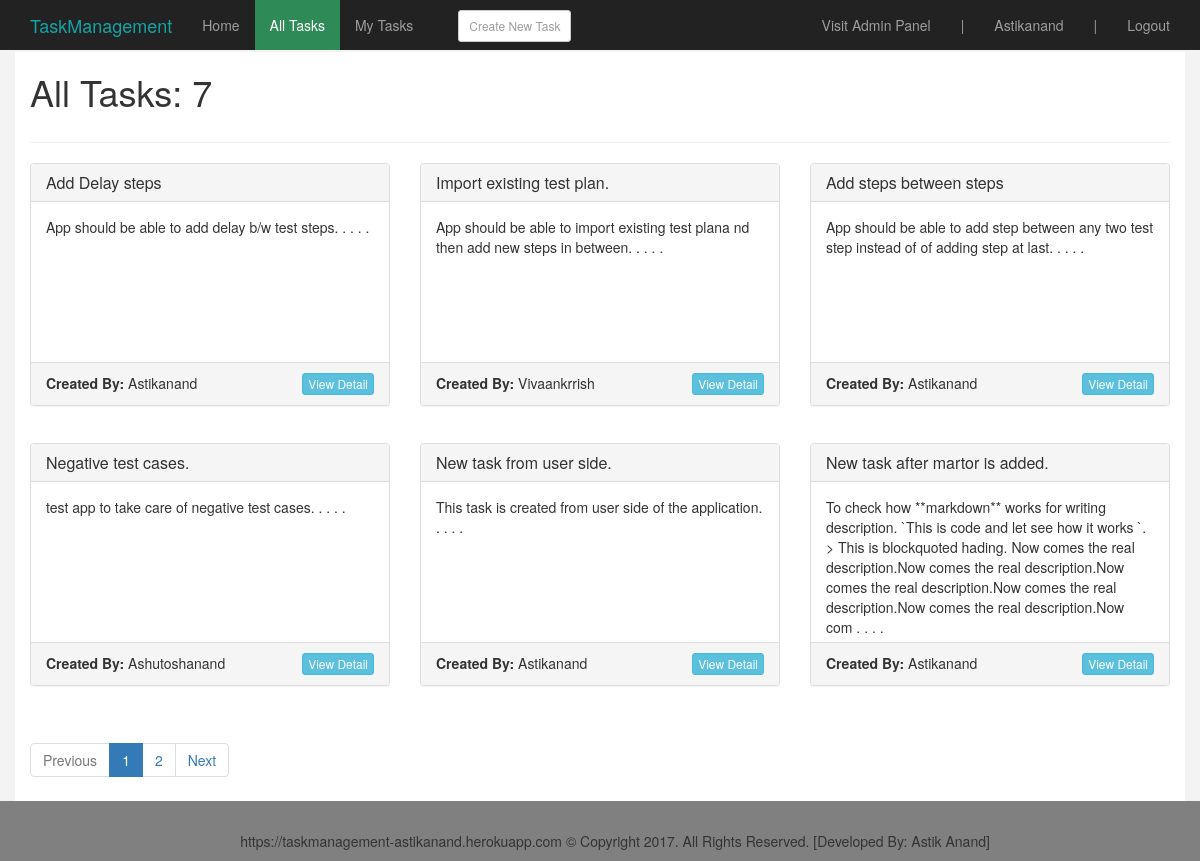
The page /task/all-tasks/ (signed in) on the database its author committed.
### task/models.py (models this page shows)
class Task(models.Model):
    name = models.CharField(max_length=100)
    description = models.TextField()
    user = models.ForeignKey(User, on_delete=models.CASCADE, default=1)
    dateCreated = models.DateTimeField('date created', auto_now_add=True)
    dateUpdated = models.DateTimeField('date updated', auto_now=True)

### task/views.py (the view)
class TaskIndexView(ListView):
    model = Task
    context_object_name = 'questions'
    template_name = 'task/tasks.html'
    def get_context_data(self, *args, **kwargs):
        context = super(TaskIndexView, self).get_context_data(*args, **kwargs)
        task_list = Task.objects.all()
        paginator = Paginator(task_list, 6)
        page = self.request.GET.get('page')
        try:
            tasks = paginator.page(page)
        except PageNotAnInteger:
            tasks = paginator.page(1)
        except EmptyPage:
            tasks = paginator.page(paginator.num_pages)
        context['allTaskTabActive'] = True
        context['tasks'] = tasks
        context['total'] = task_list.count()
        return context

### task/templates/task/tasks.html (shortened to what this page needs)
{% extends 'main/base.html' %}
{% load humanize %}
{% block content %}
<h1 style="margin-bottom:30px;">{% if myTaskTabActive %} My {% else %} All {% endif %} Tasks: {{total}}</h1><hr>
<div class="row">
    {% if tasks %}
        {% for task in tasks %}
            <div class="col-md-4" style="height:280px">
                <div class="panel panel-default">
                    <div class="panel-heading">
                        <h3 class="panel-title">{{task.name}}</h3>
                    </div>
                    <div class="panel-body" style="height:160px">
                        {{task.description | slice:":300" }} . . . .
                    </div>
                    <div class="panel-footer">
                        <div class="row">
                            <div class="col-md-8">
                                <b>Created By: </b>{{task.user.username | capfirst}}
                            </div>
                            <div class="col-md-4">
                                <a href="{% url 'taskDetail' task.id %}" class="btn btn-xs btn-info pull-right">View Detail</a>
                            </div>
                        </div>
                    </div>
                </div>
            </div>
        {% endfor %}
    {% else %}
        <h3 style="margin-left:15px">No tasks available for now.</h3>
    {% endif %}
</div>
<div class="row">
    <div class="col-md-9">
        {% if tasks.has_other_pages %}
            <ul class="pagination">
                {% if tasks.has_previous %}
                    <li><a href="?page={{ tasks.previous_page_number }}"><i class="fa fa-chevron-left"></i> Previous</a></li>
                {% else %}
                    <li class="disabled"><span> Previous</span></li>
                {% endif %}
                {% for i in tasks.paginator.page_range %}
                    {% if tasks.number == i %}
                        <li class="active"><span>{{ i }} <span class="sr-only">(current)</span></span></li>
                    {% else %}
                        <li><a href="?page={{ i }}">{{ i }}</a></li>
                    {% endif %}
                {% endfor %}
                {% if tasks.has_next %}
                    <li><a href="?page={{ tasks.next_page_number }}">Next </a></li>
                {% else %}
                    <li class="disabled"><span>Next <i class="fa fa-chevron-right"></i></span></li>
            {% endif %}
            </ul>
        {% endif %}
    </div>
</div>
{% endblock %}

### main/templates/main/base.html (shortened to what this page needs)
<!DOCTYPE html>
{% load staticfiles %}
<html lang="en">
<head>
    <link rel="stylesheet" href="https://maxcdn.bootstrapcdn.com/bootstrap/3.3.7/css/bootstrap.min.css" />
    <link rel="stylesheet" href="{% static 'main/css/custom.css' %}"/>
</head>
<body>
    <nav class="navbar navbar-inverse navbar-fixed-top">
        <div class="container">
            <div class="navbar-header">
                <a class="navbar-brand" href="{% url 'home' %}" style="color:#13a5a6;font:bold">TaskManagement</a>
            </div>
            <div id="navbar" class="navbar-collapse collapse">
                <ul class="nav navbar-nav select-active">
                    <li class="{% if homeTabActive %}active{% endif %}"><a href="{% url 'home' %}">Home</a></li>
                    <li class="{% if allTaskTabActive %}active{% endif %}"><a href="{% url 'allTasks' %}">All Tasks</a></li>
                    <li class="{% if myTaskTabActive %}active{% endif %}"><a href="{% url 'myTasks' %}">My Tasks</a></li>
                    <li><a href="{% url 'newTask' %}" class="btn btn-xs btn-default" style="padding:5px 10px;margin-left:30px;margin-top:10px;">Create New Task</a></li>
                </ul>
                <ul class="nav navbar-nav navbar-right">
                    {% if user.is_authenticated %}
                        {% if user.is_superuser or user.is_staff %}
                        <li><a href="/admin">Visit Admin Panel</a></li>
                        <li><a>|</a></li>
                        {% endif %}
                        <li><a href="#">{{user.username|capfirst}}</a></li>
                        <li><a>|</a></li>
                        <li><a href="{% url 'logout' %}?next=/">Logout</a></li>
                    {% else %}
                        <li><a href="{% url 'login' %}?next={{request.path}}">Login</a></li>
                        <li><a href="{% url 'signup' %}?next={{request.path}}">Signup</a></li>
                    {% endif %}
                </ul>
            </div>
        </div>
    </nav>
    <div class="container page-wrapper">
        {% block content %} {% endblock %}
    </div>
    <div class="footer">
        <div class="container">
            https://taskmanagement-astikanand.herokuapp.com &copy; Copyright 2017.  All Rights Reserved. [Developed By: Astik Anand]
        </div>
    </div>
</body>
</html>

### main/static/main/css/custom.css (style rules this page uses)
body { padding-top: 70px; background: #f3f3f3; }
.page-wrapper { min-height: 680px; background: #fff; margin-top: -18px; }
.navbar-inverse .navbar-nav > .active > a, .navbar-inverse .navbar-nav > .active > a:focus, .navbar-inverse .navbar-nav > .active > a:hover { color: #fff; background-color: seagreen; }
.navbar-fixed-top { border-width: 0; }
.footer { padding: 30px; bottom: 0; height: 20px; background: grey; width: 100%; text-align: center; }

### rows shown on the page
Task: name "Add Delay steps", description "App should be able to add delay b/w test steps.", user.username "Astikanand"
Task: name "Import existing test plan.", description "App should be able to import existing test plana nd then add new steps in between.", user.username "Vivaankrrish"
Task: name "Add steps between steps", description "App should be able to add step between any two test step instead of of adding step at last.", user.username "Astikanand"
Task: name "Negative test cases.", description "test app to take care of negative test cases.", user.username "Ashutoshanand"
Task: name "New task from user side.", description "This task is created from user side of the application.", user.username "Astikanand"
Task: name "New task after martor is added.", description "To check how **markdown** works for writing description. `This is code and let see how it works `. > This is blockquoted hading. Now comes the real description.Now comes the real description.Now comes the real description.Now comes the real description.Now comes the real description.Now com", user.username "Astikanand"

### other values the page prints
{{ user.username|capfirst }} "Astikanand"
{{ total }} "7"
{{ i }} "1"
{{ i }} "2"
